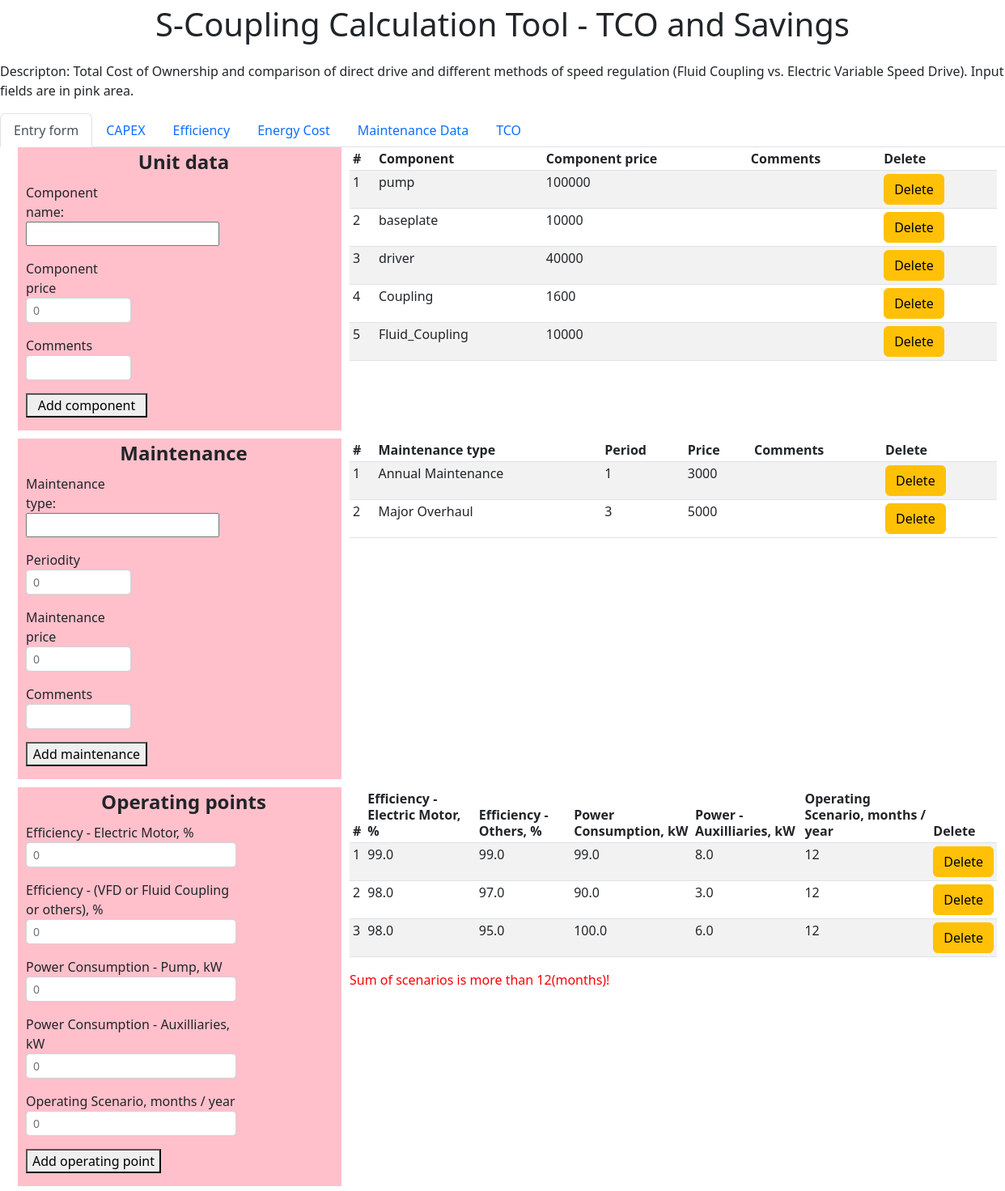
Page /form_page (upper part) on the earlier database version.
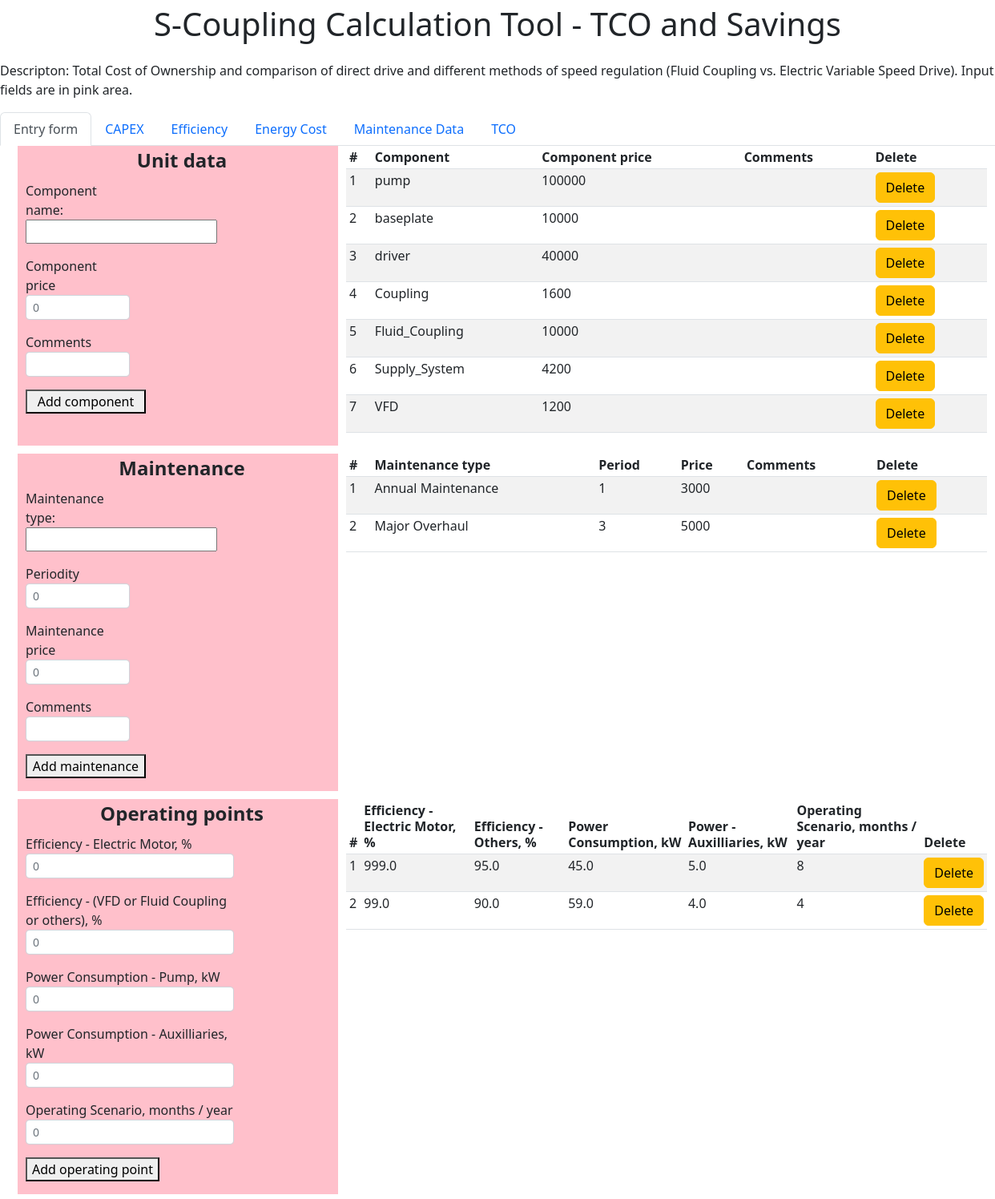
Same page on the later database version.
### app.py (models this page shows, shortened)
class Component(db.Model):
    id=db.Column(db.Integer, primary_key=True)
    component = db.Column(db.String(30), nullable=False)
    comments = db.Column(db.String(30), nullable=False)
    component_price=db.Column(db.Integer, nullable=False)

class Maintenance (db.Model):
    id = db.Column(db.Integer, primary_key=True)
    main_type = db.Column(db.String(30), nullable=False)
    period = db.Column(db.Integer, nullable=False)
    main_price = db.Column(db.Integer, nullable=False)
    main_comments = db.Column(db.String(30), nullable=False)

class Point(db.Model):
    id = db.Column(db.Integer, primary_key=True)
    eff_driver = db.Column(db.Float, nullable=False)
    eff_other = db.Column(db.Float, nullable=False)
    power_pump = db.Column(db.Float, nullable=False)
    power_aux = db.Column(db.Float, nullable=False)
    scenario = db.Column(db.Integer, nullable=False)

### app.py (the view)
@app.route('/', methods=['POST','GET'])
@app.route('/form_page', methods=['POST','GET'])
def form_page():
    unit_components = Component.query.all()
    component=0
    component_price=0
    comments=0
    maintenances = Maintenance.query.all()
    main_type = 0
    period = 0
    main_price = 0
    main_comments=0
    i=0
    j=0
    m=0
    generals=General.query.all()
    unit_name = generals[-1].unit_name
    energy_price = generals[-1].energy_price
    annual_increase = generals[-1].annual_increase
    number_years = generals[-1].number_years
    message=''
    sum=0
    points = Point.query.all()
    for point in points:
        sum+=point.scenario
    if sum<12:
        message='Please note that sum of scenarios for all points should be 12(months)'
    elif sum>12:
        message='Sum of scenarios is more than 12(months)!'
    k=0
    eff_driver = 0
    eff_other = 0
    power_pump = 0
    power_aux = 0
    scenario = 0
    a=0
    return render_template('form_page.html',sum=sum,message=message,component_list=component_list, a=a,m=m,generals=generals,points=points,eff_driver=eff_driver,eff_other=eff_other,power_pump=power_pump,power_aux=power_aux,scenario=scenario,k=k, i=i,j=j,unit_components=unit_components, component=component,component_price=component_price, comments=comments, main_type=main_type, period=period,main_price=main_price, main_comments=main_comments, maintenances=maintenances, unit_name=unit_name, energy_price=energy_price, annual_increase=annual_increase, number_years=number_years )

### templates/form_page.html (shortened to what the changed rows need)
{% extends 'base.html'%}
{%block body%}
<section class="container">
  <div class="tab1">
      <table class="table table-striped table-sm">
          <thead>
            <tr>
              <th scope="col">#</th>
              <th scope="col">Component</th>
                <th scope="col">Component price</th>
                <th scope="col">Comments</th>
                <th scope="col">Delete</th>
                 </tr>
          </thead>
     <tbody>
     {% for i in unit_components %}
            <tr >
              <td class="counterCell"></td>
              <td>{{i.component}}</td>
              <td>{{i.component_price}}</td>
                 <td>{{i.comments}}</td>
                <td><a class="btn btn-warning" href='/form_page/{{i.id}}/del'>Delete</a></td>
                 </tr>
     {% endfor %}
          </tbody>
        </table>
  </div>
  <div class="tab2">
      <table class="table table-striped table-sm">
          <thead>
            <tr>
              <th scope="col">#</th>
              <th scope="col">Maintenance type</th>
                <th scope="col">Period</th>
                <th scope="col">Price</th>
                <th scope="col">Comments</th>
                <th scope="col">Delete</th>
                 </tr>
          </thead>
     <tbody>
     {% for j in maintenances %}
            <tr height="15px">
              <td class="counterCell"></td>
              <td>{{j.main_type}}</td>
              <td>{{j.period}}</td>
              <td>{{j.main_price}}</td>
                <td>{{j.main_comments}}</td>
              <td><a class="btn btn-warning" href='/form_page/{{j.id}}/del_man'>Delete</a></td>
            </tr>
     {% endfor %}
          </tbody>
        </table>
  </div>
  <div class="tab3">
      <table class="table table-striped table-sm">
          <thead>
          <th scope="col">#</th>
              <th scope="col">Efficiency - Electric Motor, %</th>
                <th scope="col">Efficiency - Others, %</th>
                <th scope="col">Power Consumption, kW</th>
                <th scope="col">Power - Auxilliaries, kW </th>
                <th scope="col">Operating Scenario, months / year</th>
                <th scope="col">Delete</th>
          </thead>
     <tbody>{% for k in points %}
            <tr>
                <td class="counterCell"></td>
                <td> {{k.eff_driver}}</td>
                <td> {{k.eff_other}}</td>
                <td> {{k.power_pump}}</td>
                <td> {{k.power_aux}}</td>
                <td> {{k.scenario}}</td>
                <td><a class="btn btn-warning" href='/form_page/{{k.id}}/del_point'>Delete</a></td>
            </tr>
            {% endfor %}
     </tbody>
        </table>
      <div style="color:red">{{message}}</div>
  </div>
</section>
    {%endblock%}

Differences in the rows shown:
removed Point: eff_driver "99.0", eff_other "99.0", power_pump "99.0", power_aux "8.0", scenario "12"
removed Point: eff_driver "98.0", eff_other "97.0", power_pump "90.0", power_aux "3.0", scenario "12"
removed Point: eff_driver "98.0", eff_other "95.0", power_pump "100.0", power_aux "6.0", scenario "12"
added Component: component "Supply_System", component_price "4200"
added Component: component "VFD", component_price "1200"
added Point: eff_driver "999.0", eff_other "95.0", power_pump "45.0", power_aux "5.0", scenario "8"
added Point: eff_driver "99.0", eff_other "90.0", power_pump "59.0", power_aux "4.0", scenario "4"
Other differences:
{{ message }}: "Sum of scenarios is more than 12(months)!" → (not shown)
